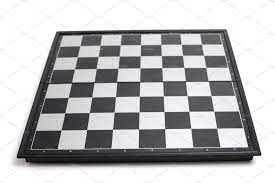
#> input picture img/4.jpeg, 275 x 183 px
$ python chessboard.py
#> lines starting #> are read from the running program, lines starting #| are printed output that depends on the picture; after the words box and inside, x2 and y2 are one past the last pixel; in counts of white or black regions, pixels touching at a corner belong together
import cv2
import numpy as np
from collections import defaultdict

def segment_by_angle_kmeans(lines, k=2, **kwargs):

    default_criteria_type = cv2.TERM_CRITERIA_EPS + cv2.TERM_CRITERIA_MAX_ITER
    criteria = kwargs.get('criteria', (default_criteria_type, 10, 1.0))
    flags = kwargs.get('flags', cv2.KMEANS_RANDOM_CENTERS)
    attempts = kwargs.get('attempts', 10)

    angles = np.array([line[0][1] for line in lines])
    pts = np.array([[np.cos(2*angle), np.sin(2*angle)]
                    for angle in angles], dtype=np.float32)

    labels, centers = cv2.kmeans(pts, k, None, criteria, attempts, flags)[1:]
    labels = labels.reshape(-1)

    segmented = defaultdict(list)
    for i, line in enumerate(lines):
        segmented[labels[i]].append(line)
    segmented = list(segmented.values())
    return segmented

def intersection(line1, line2):
    rho1, theta1 = line1[0]
    rho2, theta2 = line2[0]
    A = np.array([
        [np.cos(theta1), np.sin(theta1)],
        [np.cos(theta2), np.sin(theta2)]
    ])
    b = np.array([[rho1], [rho2]])
    x0, y0 = np.linalg.solve(A, b)
    x0, y0 = int(np.round(x0)), int(np.round(y0))
    return [[x0, y0]]

def segmented_intersections(lines):
    intersections = []
    for i, group in enumerate(lines[:-1]):
        for next_group in lines[i+1:]:
            for line1 in group:
                for line2 in next_group:
                    intersections.append(intersection(line1, line2))

    return intersections

def clust(intersections):
    result = []
    for point in intersections:
        if (len(result)==0):
            result.append(point)
            continue
        flag = True
        for p in result:
            if (pow(p[0][0]-point[0][0],2)+pow(p[0][1]-point[0][1],2)<50):
                flag = False
        if (flag):
            result.append(point)
    return result

img = cv2.imread('../img/4.jpeg')
#> img is the input picture: shape (183, 275, 3); mean B, G, R 185.3, 183.2, 183.5
gray = cv2.cvtColor(img, cv2.COLOR_BGR2GRAY)
blur = cv2.GaussianBlur(gray, (3,3),0)
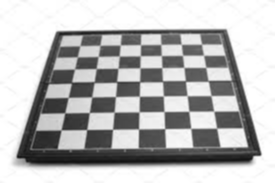
#> blur: shape (183, 275); min 17, max 255, mean 183.6
cv2.imwrite('../result/gray_blur.png', blur)
edges = cv2.Canny(blur,50,200,L2gradient=False)
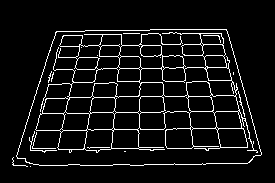
#> edges: shape (183, 275); 7.2% white in thin lines or dots, all inside (x1, y1, x2, y2) = (12, 29, 262, 167)
cv2.imwrite('../result/canny.png', edges)
lines = cv2.HoughLines(edges,1,np.pi/180,60)
#> lines = 55 rows, first 8: [167, 1.55], [32, 1.55], [131, 1.55], [114, 1.55], [99, 1.55], [47, 1.55], [151, 1.55], [148, 1.57]
for line in lines:
    for rho,theta in line:
        a = np.cos(theta)
        b = np.sin(theta)
        x0 = a*rho
        y0 = b*rho
        x1 = int(x0 + 1000*(-b))
        y1 = int(y0 + 1000*(a))
        x2 = int(x0 - 1000*(-b))
        y2 = int(y0 - 1000*(a))
        cv2.line(img,(x1,y1),(x2,y2),(0,0,255),1)
#> this loop made 55 passes
#> line on passes 1 to 12: [[167, 1.55]], [[32, 1.55]], [[131, 1.55]], [[114, 1.55]], [[99, 1.55]], [[47, 1.55]], [[151, 1.55]], [[148, 1.57]], [[36, 1.55]], [[58, 1.55]], [[70, 1.55]], [[96, 1.57]]
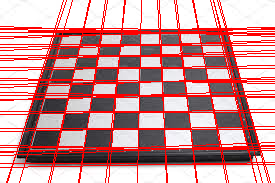
#> img: shape (183, 275, 3); mean B, G, R 148.1, 146.5, 201.7

cv2.imwrite('../result/hough.png',img)

segmented = segment_by_angle_kmeans(lines)
#> in segment_by_angle_kmeans, `default_criteria_type = cv2.TERM_CRITERIA_EPS + cv2.TERM_CRITERIA_MAX_..`: default_criteria_type = 3
#> in segment_by_angle_kmeans, `criteria = kwargs.get('criteria', (default_criteria_type, 10, 1.0))`: criteria = (3, 10, 1)
#> in segment_by_angle_kmeans, `flags = kwargs.get('flags', cv2.KMEANS_RANDOM_CENTERS)`: flags = 0
#> in segment_by_angle_kmeans, `angles = np.array([line[0][1] for line in lines])`: angles = 55 values, max 3.11 at index 34, min 0.0175 at index 36, mean 1.59
#> in segment_by_angle_kmeans, `pts = np.array([[np.cos(2*angle), np.sin(2*angle)] for angle in angles..`: pts = 55 pairs, first value -1 to 0.999, second value -0.53 to 0.588
#> in segment_by_angle_kmeans, `labels, centers = cv2.kmeans(pts, k, None, criteria, attempts, flags)[..`: labels = 55 values, max 1 at index 13, min 0 at index 0, mean 0.382; centers = [[-0.999, 0.0195], [0.921, -0.0122]]
#> the loop in segment_by_angle_kmeans, `for i, line in enumerate(lines):` made 55 passes
#> segmented = 2 items
intersections = segmented_intersections(segmented)
#> the loop in segmented_intersections, `for i, group in enumerate(lines[:-1]):` made 1 pass
pts = clust(intersections)
#> the loop in clust, `for point in intersections:` made 714 passes
#> point on passes 1 to 3: [[81, 166]], [[223, 163]], [[264, 162]]
for point in pts:
    cv2.circle(img,tuple(point[0]),2,(255,255,0))
#> this loop made 111 passes
#> point on passes 1 to 12: [[81, 166]], [[223, 163]], [[264, 162]], [[13, 167]], [[194, 164]], [[54, 166]], [[167, 164]], [[138, 165]], [[108, 165]], [[24, 167]], [[252, 163]], [[103, 30]]
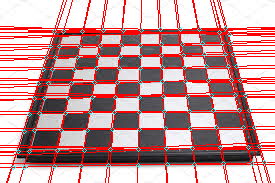
#> img: shape (183, 275, 3); 1.76% of pixels changed, all inside (x1, y1, x2, y2) = (11, 26, 267, 170)

cv2.imwrite('../result/intersection.png',img)

$ run again, with img/1.jpeg copied over img/4.jpeg
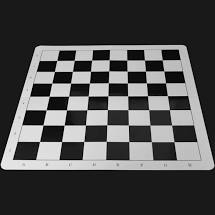
#> input picture img/1.jpeg, 215 x 215 px
#> img is the input picture: shape (215, 215, 3); min 0, max 254, mean 78.7
#> `edges = cv2.Canny(blur,50,200,L2gradient=False)`:
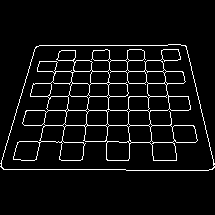
#> edges: shape (215, 215); 5.8% white in thin lines or dots, all inside (x1, y1, x2, y2) = (0, 44, 215, 171)
#> lines = 37 rows, first 8: [125, 1.57], [110, 1.57], [96, 1.57], [45, 1.57], [83, 1.57], [71, 1.57], [169, 1.57], [-171, 2.91]
#> the loop `for line in lines:` made 37 passes
#> default_criteria_type = 3
#> criteria = (3, 10, 1)
#> flags = 0
#> angles = 37 values, max 3.12 at index 17, min 0.0349 at index 16, mean 1.5
#> pts = 37 pairs, first value -1 to 0.999, second value -0.469 to 0.559
#> labels = 37 values, max 1 at index 7, min 0 at index 0, mean 0.378; centers = [[-1, 0.00152], [0.942, 0.0764]]
#> the loop in segment_by_angle_kmeans, `for i, line in enumerate(lines):` made 37 passes
#> segmented = 2 items
#> the loop in segmented_intersections, `for i, group in enumerate(lines[:-1]):` made 1 pass
#> the loop in clust, `for point in intersections:` made 322 passes
#> point on passes 1 to 3: [[204, 125]], [[43, 125]], [[12, 125]]
#> the loop `for point in pts:` made 90 passes
#> point on passes 1 to 8: [[204, 125]], [[43, 125]], [[12, 125]], [[64, 125]], [[107, 125]], [[128, 125]], [[85, 125]], [[150, 125]]
#> after the loop `for point in pts:`:
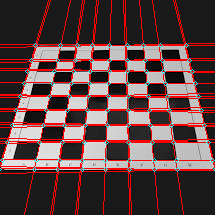
#> img: shape (215, 215, 3); mean B, G, R 67.6, 67.6, 97.8

$ run again, with img/2.jpeg copied over img/4.jpeg
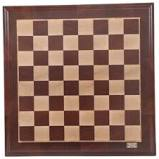
#> input picture img/2.jpeg, 159 x 159 px
#> img is the input picture: shape (159, 159, 3); mean B, G, R 99.6, 111.5, 143.6
#> `edges = cv2.Canny(blur,50,200,L2gradient=False)`:
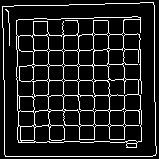
#> edges: shape (159, 159); 11.8% white in thin lines or dots
#> lines = 47 rows, first 8: [156, 1.57], [-2, 3.12], [-153, 3.12], [154, 0], [36, 1.55], [19, 1.55], [-107, 3.12], [7, 1.54]
#> the loop `for line in lines:` made 47 passes
#> default_criteria_type = 3
#> criteria = (3, 10, 1)
#> flags = 0
#> angles = 47 values, max 3.12 at index 1, min 0 at index 3, mean 1.56
#> pts = 47 pairs, first value -1 to 1, second value -0.0698 to 0.0698
#> labels = 47 values, max 1 at index 1, min 0 at index 0, mean 0.553; centers = [[-0.999, 0.0233], [1, -0.0174]]
#> the loop in segment_by_angle_kmeans, `for i, line in enumerate(lines):` made 47 passes
#> segmented = 2 items
#> the loop in segmented_intersections, `for i, group in enumerate(lines[:-1]):` made 1 pass
#> the loop in clust, `for point in intersections:` made 546 passes
#> point on passes 1 to 3: [[5, 156]], [[156, 156]], [[154, 156]]
#> the loop `for point in pts:` made 121 passes
#> point on passes 1 to 8: [[5, 156]], [[156, 156]], [[110, 156]], [[95, 156]], [[80, 156]], [[35, 156]], [[125, 156]], [[63, 156]]
#> after the loop `for point in pts:`:
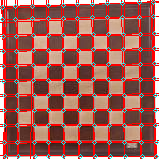
#> img: shape (159, 159, 3); mean B, G, R 82.7, 91.8, 161.4
